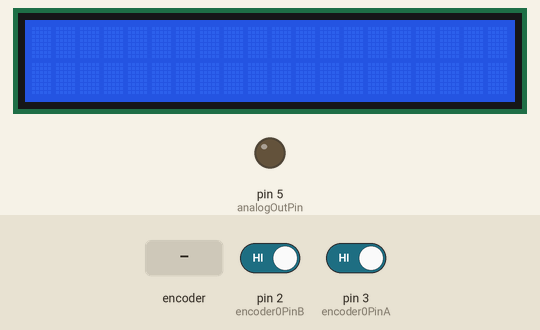
This sketch was run on a simulated Arduino Uno, built with avr-gcc and run on an emulated ATmega328P. Parts: 20×2 character LCD, output pins drawn as LEDs (lit = HIGH). The inputs (shaded band) are chosen by the test bench; at power-on: pin 2 (encoder0PinB) HIGH, pin 3 (encoder0PinA) HIGH. What the sketch prints to the serial monitor is not drawn.

Above: at 1.2 s.
1.3 s: rotary encoder on pin 3 (encoder0PinA) / pin 2 (encoder0PinB) turned 2 steps (second pin leading)
At 2.5 s:
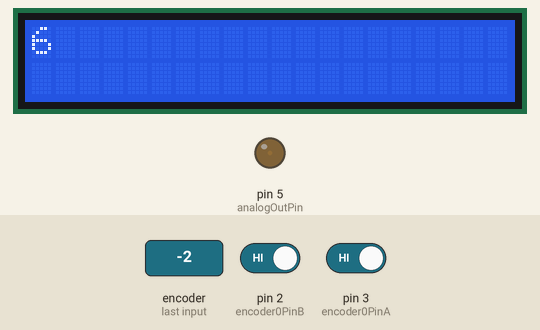
3.2 s: rotary encoder on pin 3 (encoder0PinA) / pin 2 (encoder0PinB) turned 3 steps (first pin leading)
At 4.5 s:
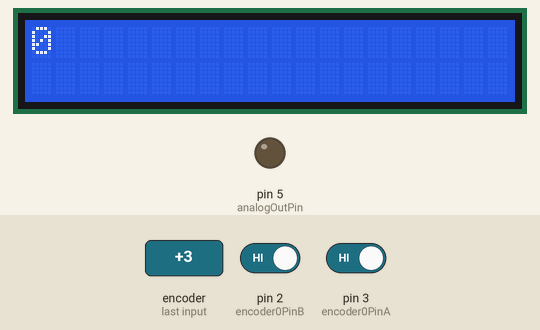
5.3 s: rotary encoder on pin 3 (encoder0PinA) / pin 2 (encoder0PinB) turned 2 steps (second pin leading)
At 5.47 s:
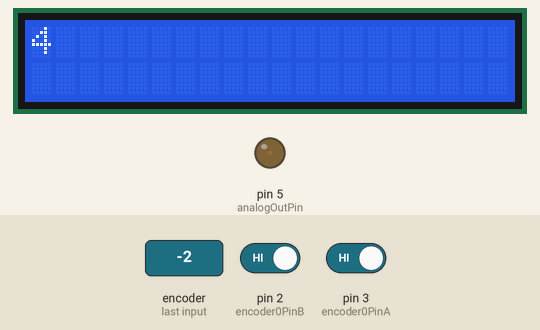
Timing chart, 0 to 8.3 s (numbered marks = the images above; inputs shaded):
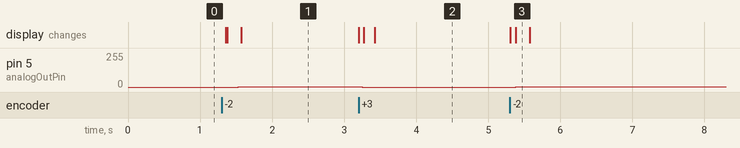

The sketch:

sourceblock_14.ino
```cpp
 // increments/decrements a counter based on the movement of a rotary encoder and
// displays the results on an LCD in digital and bar graph form.
// rotary encoder is a 5 pin. Pins, left to right:
//   Encoder pin B - connect to D2 (interrupt 0)
//   +5 VDC
//   Encoder pin A - connect to D3 (interrupt 1)
//   NC
//   Ground
// Pin D5 is used to light up an LED connected to ground with a 1K resistor
// using PWM with brightness proportional to the encoder position.

#include <LiquidCrystal.h>
#define encoder0PinA 3
#define encoder0PinB 2
#define analogOutPin 5

LiquidCrystal lcd(13, 12, 11, 10, 9, 8, 7);
volatile unsigned int encoder0Pos = 0;
unsigned int tmp = 0;
unsigned int Aold = 0;
unsigned int Bnew = 0;

void setup() {
  pinMode(encoder0PinA, INPUT);
  pinMode(encoder0PinB, INPUT);

  lcd.begin(20, 2);
  lcd.clear();

  // encoder A on interrupt 1 (pin 3)
  attachInterrupt(1, doEncoderA, CHANGE);
  // encoder B on interrupt 0 (pin 2)
  attachInterrupt(0, doEncoderB, CHANGE);
  // set up the Serial Connection
  Serial.begin (115200);
  Serial.println("Starting");
}

void loop() {
  //if position has changed, display it on serial and bar graph
  if (tmp != encoder0Pos) {
    tmp = encoder0Pos;
    Serial.println(tmp, DEC);
    lcd.setCursor(0, 0);
    lcd.print(tmp);
    lcd.print("    ");
    lcd.setCursor(0, 1);
    //scale the range of the LCD bargraph from 0-1023 to 0-20 by dividing by 50
    for (int loopCnt = 0; loopCnt < (tmp / 50) + 1 ; loopCnt++) {
      lcd.write(1);
    }
    lcd.print("                   ");
    //scale the encorer0Pos from 0 - 1023 to the range of the PWM (0 - 255) by dividing by 4.
    analogWrite(analogOutPin, tmp / 4);
  }
}

// Interrupt on A changing state
void doEncoderA() {
  // if Bnew = Aold, increment, otherwise decrement
  Bnew^Aold ? encoder0Pos++ : encoder0Pos--;
  Aold = digitalRead(encoder0PinA);
  // check for underflow (< 0)
  if (bitRead(encoder0Pos, 15) == 1) encoder0Pos = 0;
  // check for overflow (> 1023)
  if (bitRead(encoder0Pos, 10) == 1) encoder0Pos = 1023;
  constrain(encoder0Pos, 0, 1023);
}

// Interrupt on B changing state
void doEncoderB() {
  Bnew = digitalRead(encoder0PinB);
  // if Bnew = Aold, increment, otherwise decrement
  Bnew^Aold ? encoder0Pos++ : encoder0Pos--;
  // check for underflow (< 0)
  if (bitRead(encoder0Pos, 15) == 1) encoder0Pos = 0;
  // check for overflow (> 1023)
  if (bitRead(encoder0Pos, 10) == 1) encoder0Pos = 1023;
}
```

Measured:
- after the input at 1.3 s, pin 5 (analogOutPin): 0/255 → 1/255 after 0.23 s; the display: first changes after 0.05 s (image 1 shows a later state)
- after the input at 3.2 s, pin 5 (analogOutPin): 1/255 → 0/255 after 0.05 s; the display: first changes at once (image 2 shows a later state)
- after the input at 5.3 s, pin 5 (analogOutPin): 0/255 → 1/255 after 0.08 s, → 2/255 0.20 s later; the display: first changes at once (image 3 shows a later state)
